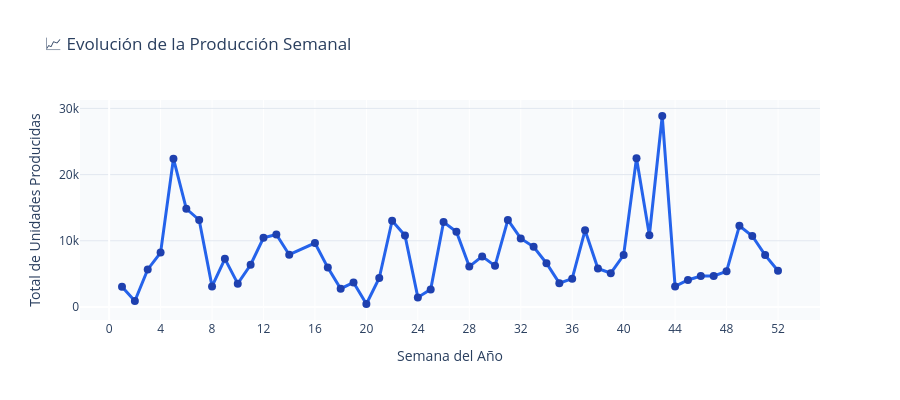

Notebook code for this chart:
### Code cell
# ══════════════════════════════════════════════════════════════
# PASO 8 — Visualización 4
# Pregunta a responder: ¿Cómo evoluciona la producción semanal?
# Tipo sugerido: Línea de tiempo
# ══════════════════════════════════════════════════════════════

# Tu código aquí:

fig4 = px.line(
    produccion_semanal,
    x       = 'semana',
    y       = 'unidades_producidas',
    title   = '📈 Evolución de la Producción Semanal',
    labels  = {'semana': 'Semana del Año', 'unidades_producidas': 'Total de Unidades Producidas'},
    markers = True # Agrega puntos en cada semana para mayor claridad
)
# 3. Estilizamos la línea y los marcadores
fig4.update_traces(
    line_color='#2563eb', 
    line_width=3, 
    marker=dict(size=8, color='#1e40af')
)
# 4. Ajustes visuales de formato
fig4.update_layout(
    height=400,
    xaxis=dict(
        tickmode='linear', 
        dtick=4  # Muestra una etiqueta en el eje X cada 4 semanas para no saturarlo
    ),
    yaxis=dict(gridcolor='#e2e8f0'),
    plot_bgcolor='#f8fafc',
    paper_bgcolor='white',
)
fig4.show()

### Figure 1 — Plotly figure (JSON) as saved in the notebook; plotly's stock layout.template omitted (floating-point values rounded to 4 significant figures)
{"data": [{"hovertemplate": "Semana del Año=%{x}<br>Total de Unidades Producidas=%{y}<extra></extra>", "legendgroup": "", "line": {"color": "#2563eb", "dash": "solid", "width": 3}, "marker": {"color": "#1e40af", "size": 8, "symbol": "circle"}, "mode": "lines+markers", "name": "", "orientation": "v", "showlegend": false, "type": "scatter", "x": [1, 2, 3, 4, 5, 6, 7, 8, 9, 10, 11, 12, 13, 14, 16, 17, 18, 19, 20, 21, 22, 23, 24, 25, 26, 27, 28, 29, 30, 31, 32, 33, 34, 35, 36, 37, 38, 39, 40, 41, 42, 43, 44, 45, 46, 47, 48, 49, 50, 51, 52], "xaxis": "x", "y": [3072, 894, 5676, 8213, 22409, 14837, 13143, 3112, 7275, 3520, 6381, 10455, 10941, 7896, 9665, 5948, 2761, 3698, 449, 4372, 13028, 10807, 1443, 2656, 12827, 11376, 6106, 7644, 6210, 13154, 10359, 9097, 6613, 3601, 4276, 11579, 5808, 5106, 7853, 22488, 10839, 28856, 3109, 4077, 4666, 4692, 5379, 12276, 10729, 7841, 5463], "yaxis": "y"}], "layout": {"height": 400, "legend": {"tracegroupgap": 0}, "paper_bgcolor": "white", "plot_bgcolor": "#f8fafc", "title": {"text": "📈 Evolución de la Producción Semanal"}, "xaxis": {"anchor": "y", "domain": [0, 1], "dtick": 4, "tickmode": "linear", "title": {"text": "Semana del Año"}}, "yaxis": {"anchor": "x", "domain": [0, 1], "gridcolor": "#e2e8f0", "title": {"text": "Total de Unidades Producidas"}}}}
